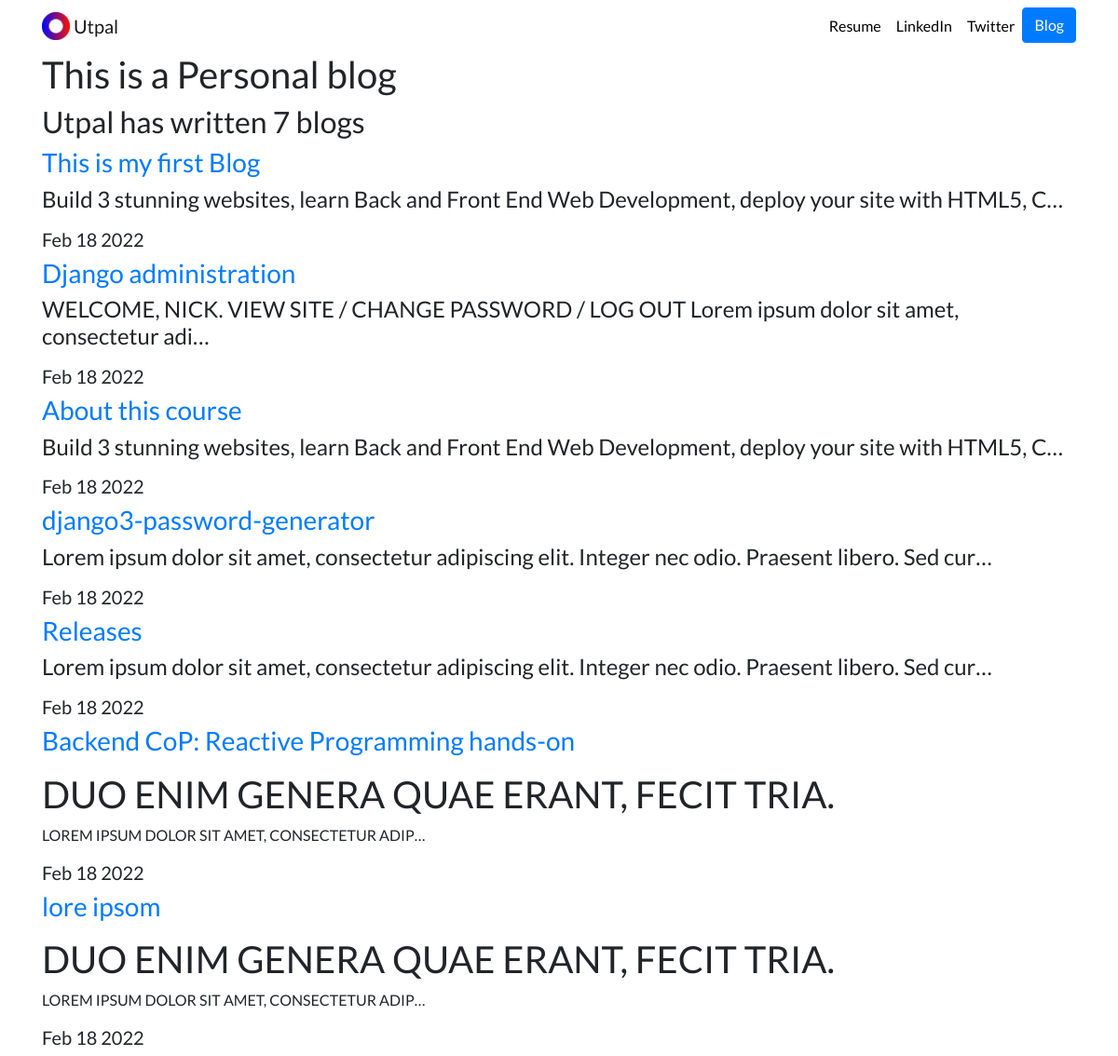
Screenshot of /blog/ with the database file from the repository.
### blog/models.py (models this page shows, shortened)
class Blog(models.Model):
    title = models.CharField(max_length=100)
    description = models.TextField()
    date = models.DateTimeField()

### blog/views.py (the view)
# urls.py: path('',views.all_blog,name='all_blog'),
def all_blog(request):
    blogs = Blog.objects.all()
    return render(request, 'blog/all_blog.html', {'blogs': blogs})

### blog/templates/blog/all_blog.html
{% extends 'portfolio/base.html' %}
{% block content %}
<h1>This is a Personal blog</h1>
<h2>Utpal has written {{blogs.count}} blog{{blogs.count|pluralize}}</h2>
{% for blog in blogs %}
   <a href="{% url 'blog:detail' blog.id %}"><h3>{{ blog.title}}</h3></a>
    <h4><p>{{ blog.description|safe|truncatechars:100}}</p></h4>
   <h5>{{ blog.date|date:'M d Y'}}</h5>
{% endfor %}
{% endblock %}

### portfolio/static/portfolio/custom.css (style rules this page uses)
body { font-family: 'Lato', sans-serif; }

### rows the page displays
Blog: title "This is my first Blog", description "Build 3 stunning websites, learn Back and Front End Web Development, deploy your site with HTML5, C…", date "Feb 18 2022"
Blog: title "Django administration", description "WELCOME, NICK. VIEW SITE / CHANGE PASSWORD / LOG OUT Lorem ipsum dolor sit amet, consectetur adi…", date "Feb 18 2022"
Blog: title "About this course", description "Build 3 stunning websites, learn Back and Front End Web Development, deploy your site with HTML5, C…", date "Feb 18 2022"
Blog: title "django3-password-generator", description "Lorem ipsum dolor sit amet, consectetur adipiscing elit. Integer nec odio. Praesent libero. Sed cur…", date "Feb 18 2022"
Blog: title "Releases", description "Lorem ipsum dolor sit amet, consectetur adipiscing elit. Integer nec odio. Praesent libero. Sed cur…", date "Feb 18 2022"
Blog: title "Backend CoP: Reactive Programming hands-on", description "DUO ENIM GENERA QUAE ERANT, FECIT TRIA. LOREM IPSUM DOLOR SIT AMET, CONSECTETUR ADIP…", date "Feb 18 2022"
Blog: title "lore ipsom", description "DUO ENIM GENERA QUAE ERANT, FECIT TRIA. LOREM IPSUM DOLOR SIT AMET, CONSECTETUR ADIP…", date "Feb 18 2022"

### other values shown
{{ blogs.count }} "7"
